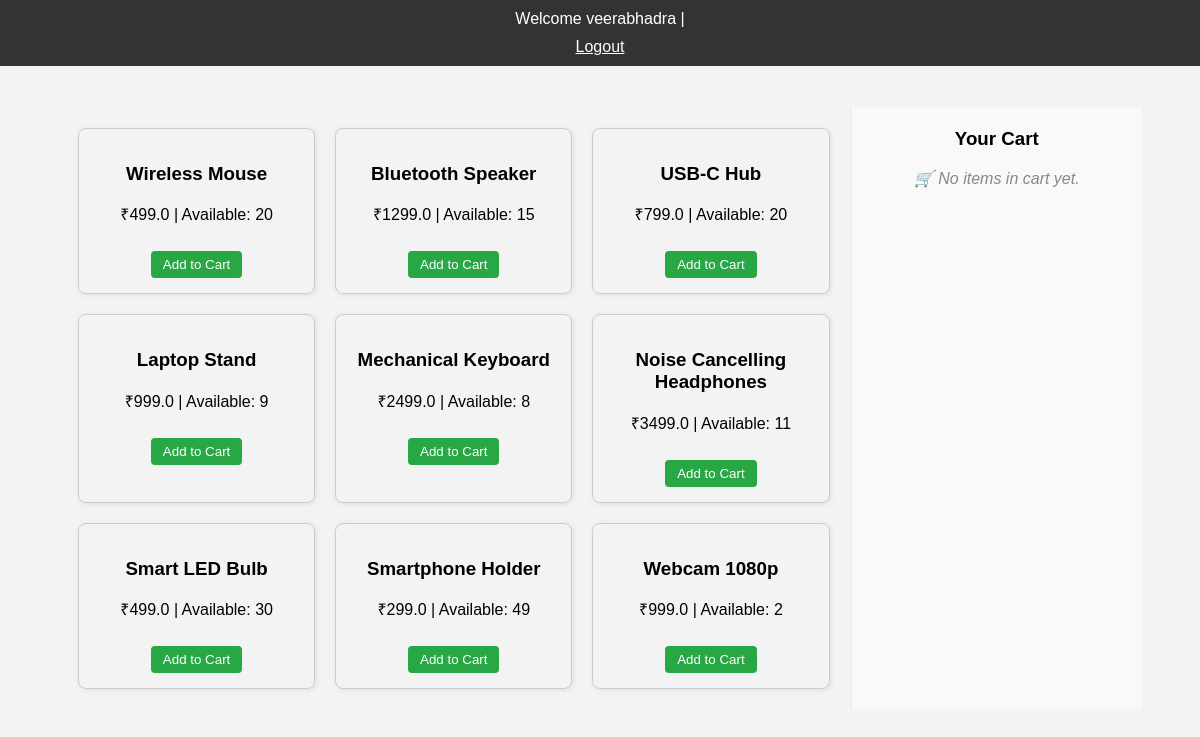
Before: /products (signed in) with the older database file.
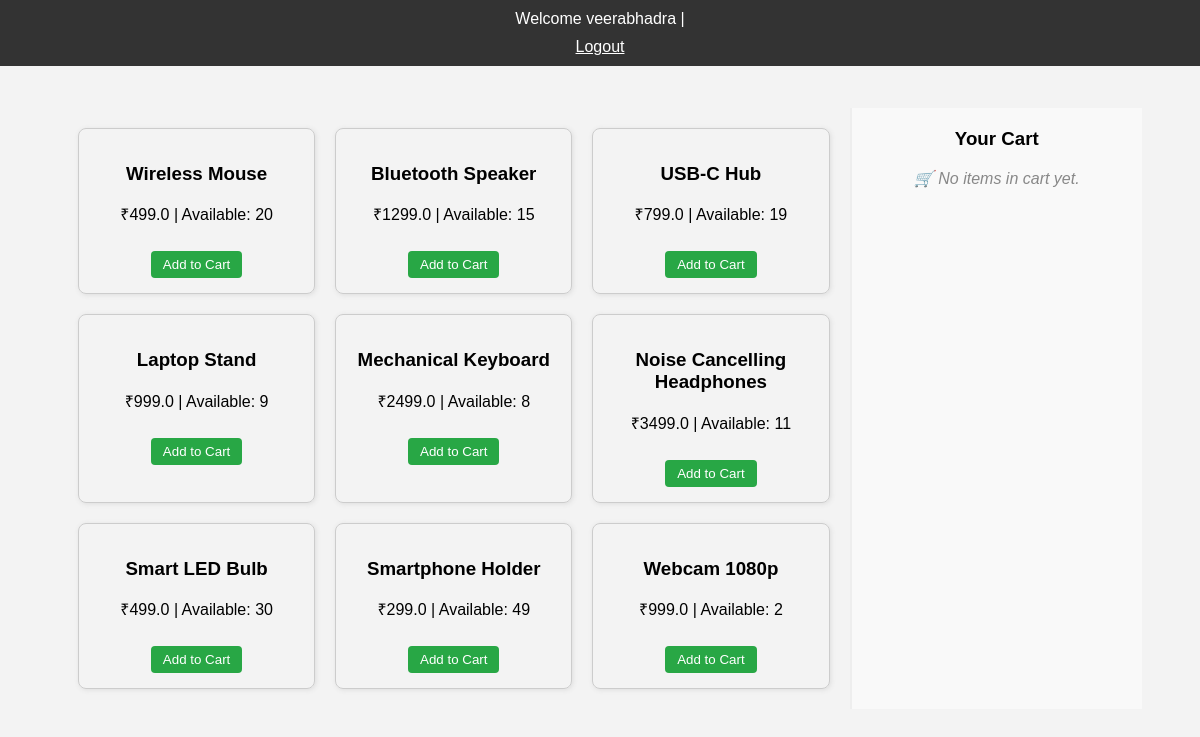
After: the same page with the newer database file.
### tables this page shows
CREATE TABLE users (
            id INTEGER PRIMARY KEY AUTOINCREMENT,
            name TEXT NOT NULL,
            mobile TEXT NOT NULL,
            email TEXT NOT NULL UNIQUE,
            password TEXT NOT NULL
        );

CREATE TABLE products (
            id INTEGER PRIMARY KEY AUTOINCREMENT,
            name TEXT NOT NULL,
            price REAL NOT NULL,
            quantity INTEGER NOT NULL
        );

### app.py (the view)
@app.route('/products')
def products():
    if 'user' not in session:
        return redirect('/login')
    conn = sqlite3.connect('users.db')
    c = conn.cursor()
    products = c.execute("SELECT * FROM products WHERE quantity > 0").fetchall()
    user = session['user']
    user_id = c.execute("SELECT id FROM users WHERE name = ?", (user,)).fetchone()[0]
    cart_items = c.execute("""
        SELECT p.name, p.price, c.quantity, p.price * c.quantity as subtotal
        FROM cart c
        JOIN products p ON c.product_id = p.id
        WHERE c.user_id = ?
    """, (user_id,)).fetchall()
    cart_total = sum(item[3] for item in cart_items)
    conn.close()
    return render_template('products.html', name=user, products=products, cart_items=cart_items, cart_total=cart_total)

### templates/products.html (shortened to what this page needs)
<!DOCTYPE html>
<html lang="en">
<head>
  <link rel="stylesheet" href="{{ url_for('static', filename='style.css') }}">
</head>
<body>
  <div class="topbar">
    Welcome {{ name }} | <a href="{{ url_for('logout') }}" style="color: #fff; text-decoration: underline;">Logout</a>
  </div>
  <div class="main-container">
    <div class="products">
      {% for p in products %}
        <div class="product-card">
          <h3>{{ p[1] }}</h3>
          <p>₹{{ p[2] }} | Available: {{ p[3] }}</p>
          <button onclick="location.href='{{ url_for('add_to_cart', product_id=p[0]) }}'">Add to Cart</button>        </div>
      {% endfor %}
    </div>
    <div class="sidebar">
      <h3>Your Cart</h3>
      {% if cart_items %}
        {% for name, price, qty, subtotal in cart_items %}
          <div class="cart-item">
            <strong>{{ name }}</strong><br>
            ₹{{ price }} x {{ qty }} = ₹{{ subtotal }}
            <form action="{{ url_for('remove_from_cart', product_name=name) }}" method="post" style="margin-top: 5px;">
              <button type="submit" class="remove-button">Remove</button>
            </form>
          </div>
        {% endfor %}
        <div class="cart-total">Total: ₹{{ cart_total }}</div>
        <form action="{{ url_for('pay') }}" method="get">
          <button class="pay-button">Pay Now</button>
        </form>
        <div class="go-to-cart">
          <a href="{{ url_for('cart') }}">🛒 View Full Cart</a>
        </div>
      {% else %}
        <p class="cart-empty">🛒 No items in cart yet.</p>
      {% endif %}
    </div>
  </div>
</body>
</html>

### static/style.css (style rules this page uses)
body { font-family: Arial, sans-serif; background-color: #f3f3f3; padding: 50px; text-align: center; }
a { display: block; margin-top: 10px; color: #007bff; text-decoration: none; }
.main-container { display: flex; width: 100%; }
.products { flex: 3; padding: 20px; display: grid; grid-template-columns: repeat(auto-fill, minmax(220px, 1fr)); gap: 20px; }
.product-card { border: 1px solid #ccc; padding: 15px; border-radius: 8px; text-align: center; box-shadow: 1px 1px 5px #ddd; }
.product-card button { margin-top: 10px; padding: 6px 12px; border: none; background-color: #28a745; color: white; border-radius: 4px; cursor: pointer; }
.sidebar { flex: 1; max-width: 280px; border-left: 2px solid #eee; padding: 20px; background-color: #f9f9f9; }
.sidebar h3 { margin-top: 0; }
.cart-empty { font-style: italic; color: #888; }
.topbar { position: fixed; top: 0; left: 0; right: 0; background: #333; color: white; padding: 10px; text-align: center; }
.main-container { margin-top: 50px; }

Changed rows visible on the page:
changed products "USB-C Hub": quantity "20" → "19"
